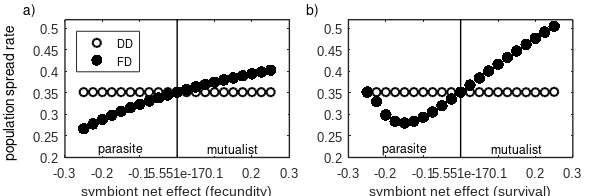

Recreate this plot in MATLAB.
clear all; close all
% model written by Allison Shaw (contact for assistance: ashaw@umn.edu)
%   last updated: 21 March 2021

load fig3_stype=2.mat
speed_DD_a = speed_DD;
speed_FD_a = speed_FD;

load fig3_stype=1.mat
speed_DD_b = speed_DD;
speed_FD_b = speed_FD;


fs1 = 10;  % axes labels
fs3 = 09;  % axis numbering
lw2 = 1; % fig edges
lw1 = 1.5; % fig edges
msize = 25; % marker size

width = 15;
height = 5;
xpos = 3;
ypos = 2;
sx = 0.11;
sy = 0.2;
w = 0.38;
he = 0.7;
dx = 0.1;

g1 = [0 0 0]; % black

figure(1); clf
hh = gcf;
set(hh,'PaperUnits','centimeters');
set(hh,'Units','centimeters');
set(gcf,'Position',[xpos ypos width height])

axes('position',[sx sy w he])
    plot(nvec,speed_DD_a,'o','color',g1,'LineWidth',lw1)
    hold on
    plot(nvec,speed_FD_a,'.','color',g1,'LineWidth',lw1,'MarkerSize',msize)
    line([0 0],[0.2 0.6],'color','k','LineWidth',lw2)
    xlabel('symbiont net effect (fecundity)','fontsize',fs1)
    legend('DD','FD','Location','NorthWest')
    text(-0.15,0.22,'parasite','HorizontalAlignment','center','FontSize',fs3)
    text( 0.15,0.22,'mutualist','HorizontalAlignment','center','FontSize',fs3)
    axis([-0.3 0.3 0.2 0.52])
    set(gca,'XTick',-0.3:0.1:0.3)
    set(gca,'FontSize',fs3,'LineWidth',lw2,'Fontname', 'Arial');

axes('position',[sx+dx+w sy w he])
    plot(nvec,speed_DD_b,'o','color',g1,'LineWidth',lw1)
    hold on
    plot(nvec,speed_FD_b,'.','color',g1,'LineWidth',lw1,'MarkerSize',msize)
    line([0 0],[0.2 0.6],'color','k','LineWidth',lw2)
    xlabel('symbiont net effect (survival)','fontsize',fs1)
    text(-0.15,0.22,'parasite','HorizontalAlignment','center','FontSize',fs3)
    text( 0.15,0.22,'mutualist','HorizontalAlignment','center','FontSize',fs3)
    axis([-0.3 0.3 0.2 0.52])
    set(gca,'XTick',-0.3:0.1:0.3)
    set(gca,'FontSize',fs3,'LineWidth',lw2,'Fontname', 'Arial');

% label subpanels
axes('position',[0 0 1 1],'visible','off')
hold on
     text(0.05,     0.95,'a)','horizontalalignment','center')
     text(0.05+w+dx,0.95,'b)','horizontalalignment','center')
     text(0.015,0.53,'population spread rate','horizontalalignment','center','rotation',90)
     set(gca,'FontSize',fs3,'Fontname', 'Arial');
axis([0 1 0 1])


% Backup previous settings
prePaperType = get(hh,'PaperType');
prePaperPosition = get(hh,'PaperPosition');
prePaperSize = get(hh,'PaperSize');

% Make changing paper type possible
set(hh,'PaperType','<custom>');
% Set the page size and position to match the figure's dimensions
position = get(hh,'Position');
set(hh,'PaperPosition',[0,0,position(3:4)]);
set(hh,'PaperSize',position(3:4));

%saveas(1,strcat(['fig3.jpg']))
%print -dpdf -r600 Figure_3.pdf
print -djpeg -r600 fig3.jpg

% Restore the previous settings
set(hh,'PaperType',prePaperType);
set(hh,'PaperPosition',prePaperPosition);
set(hh,'PaperSize',prePaperSize);



